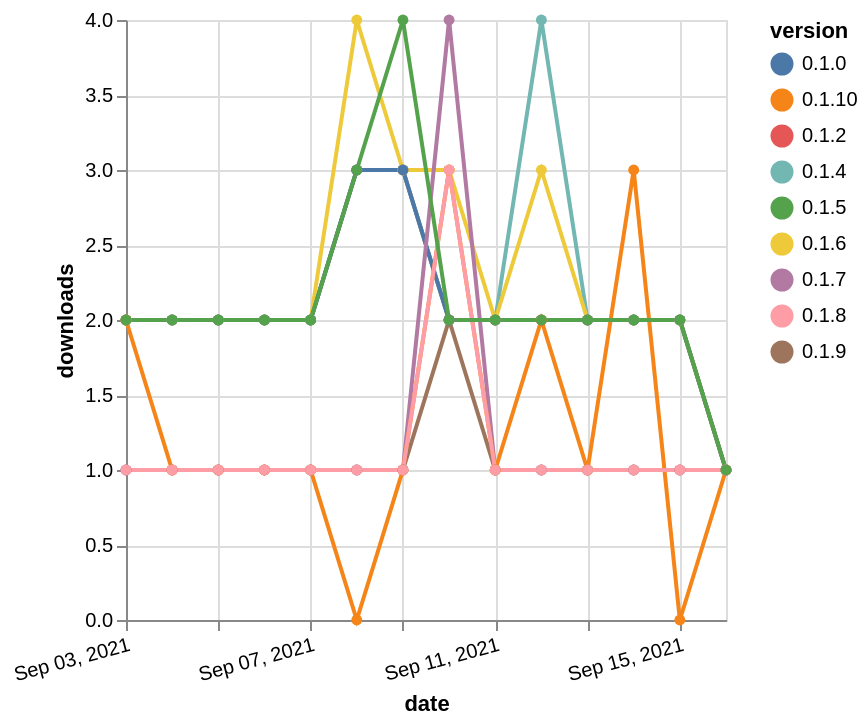

Here is the Vega-Lite specification saved for this chart:
### Vega-Lite specification from a JSON file in a GitHub repository (floating-point values rounded to 4 significant figures)
{"$schema": "https://vega.github.io/schema/vega-lite/v5.json", "description": "A simple bar chart with embedded data.", "data": {"values": [{"date": "2021-09-03", "total": 1766, "delta": 2, "version": "0.1.2"}, {"date": "2021-09-04", "total": 1768, "delta": 2, "version": "0.1.2"}, {"date": "2021-09-05", "total": 1770, "delta": 2, "version": "0.1.2"}, {"date": "2021-09-06", "total": 1772, "delta": 2, "version": "0.1.2"}, {"date": "2021-09-07", "total": 1774, "delta": 2, "version": "0.1.2"}, {"date": "2021-09-08", "total": 1777, "delta": 3, "version": "0.1.2"}, {"date": "2021-09-09", "total": 1780, "delta": 3, "version": "0.1.2"}, {"date": "2021-09-10", "total": 1782, "delta": 2, "version": "0.1.2"}, {"date": "2021-09-11", "total": 1784, "delta": 2, "version": "0.1.2"}, {"date": "2021-09-12", "total": 1786, "delta": 2, "version": "0.1.2"}, {"date": "2021-09-13", "total": 1788, "delta": 2, "version": "0.1.2"}, {"date": "2021-09-14", "total": 1790, "delta": 2, "version": "0.1.2"}, {"date": "2021-09-15", "total": 1792, "delta": 2, "version": "0.1.2"}, {"date": "2021-09-16", "total": 1793, "delta": 1, "version": "0.1.2"}, {"date": "2021-09-03", "total": 1776, "delta": 2, "version": "0.1.4"}, {"date": "2021-09-04", "total": 1778, "delta": 2, "version": "0.1.4"}, {"date": "2021-09-05", "total": 1780, "delta": 2, "version": "0.1.4"}, {"date": "2021-09-06", "total": 1782, "delta": 2, "version": "0.1.4"}, {"date": "2021-09-07", "total": 1784, "delta": 2, "version": "0.1.4"}, {"date": "2021-09-08", "total": 1787, "delta": 3, "version": "0.1.4"}, {"date": "2021-09-09", "total": 1790, "delta": 3, "version": "0.1.4"}, {"date": "2021-09-10", "total": 1792, "delta": 2, "version": "0.1.4"}, {"date": "2021-09-11", "total": 1794, "delta": 2, "version": "0.1.4"}, {"date": "2021-09-12", "total": 1798, "delta": 4, "version": "0.1.4"}, {"date": "2021-09-13", "total": 1800, "delta": 2, "version": "0.1.4"}, {"date": "2021-09-14", "total": 1802, "delta": 2, "version": "0.1.4"}, {"date": "2021-09-15", "total": 1804, "delta": 2, "version": "0.1.4"}, {"date": "2021-09-16", "total": 1805, "delta": 1, "version": "0.1.4"}, {"date": "2021-09-03", "total": 168, "delta": 1, "version": "0.1.9"}, {"date": "2021-09-04", "total": 169, "delta": 1, "version": "0.1.9"}, {"date": "2021-09-05", "total": 170, "delta": 1, "version": "0.1.9"}, {"date": "2021-09-06", "total": 171, "delta": 1, "version": "0.1.9"}, {"date": "2021-09-07", "total": 172, "delta": 1, "version": "0.1.9"}, {"date": "2021-09-08", "total": 173, "delta": 1, "version": "0.1.9"}, {"date": "2021-09-09", "total": 174, "delta": 1, "version": "0.1.9"}, {"date": "2021-09-10", "total": 176, "delta": 2, "version": "0.1.9"}, {"date": "2021-09-11", "total": 177, "delta": 1, "version": "0.1.9"}, {"date": "2021-09-12", "total": 178, "delta": 1, "version": "0.1.9"}, {"date": "2021-09-13", "total": 179, "delta": 1, "version": "0.1.9"}, {"date": "2021-09-14", "total": 180, "delta": 1, "version": "0.1.9"}, {"date": "2021-09-15", "total": 181, "delta": 1, "version": "0.1.9"}, {"date": "2021-09-16", "total": 182, "delta": 1, "version": "0.1.9"}, {"date": "2021-09-03", "total": 1874, "delta": 2, "version": "0.1.6"}, {"date": "2021-09-04", "total": 1876, "delta": 2, "version": "0.1.6"}, {"date": "2021-09-05", "total": 1878, "delta": 2, "version": "0.1.6"}, {"date": "2021-09-06", "total": 1880, "delta": 2, "version": "0.1.6"}, {"date": "2021-09-07", "total": 1882, "delta": 2, "version": "0.1.6"}, {"date": "2021-09-08", "total": 1886, "delta": 4, "version": "0.1.6"}, {"date": "2021-09-09", "total": 1889, "delta": 3, "version": "0.1.6"}, {"date": "2021-09-10", "total": 1892, "delta": 3, "version": "0.1.6"}, {"date": "2021-09-11", "total": 1894, "delta": 2, "version": "0.1.6"}, {"date": "2021-09-12", "total": 1897, "delta": 3, "version": "0.1.6"}, {"date": "2021-09-13", "total": 1899, "delta": 2, "version": "0.1.6"}, {"date": "2021-09-14", "total": 1901, "delta": 2, "version": "0.1.6"}, {"date": "2021-09-15", "total": 1903, "delta": 2, "version": "0.1.6"}, {"date": "2021-09-16", "total": 1904, "delta": 1, "version": "0.1.6"}, {"date": "2021-09-03", "total": 1826, "delta": 2, "version": "0.1.0"}, {"date": "2021-09-04", "total": 1828, "delta": 2, "version": "0.1.0"}, {"date": "2021-09-05", "total": 1830, "delta": 2, "version": "0.1.0"}, {"date": "2021-09-06", "total": 1832, "delta": 2, "version": "0.1.0"}, {"date": "2021-09-07", "total": 1834, "delta": 2, "version": "0.1.0"}, {"date": "2021-09-08", "total": 1837, "delta": 3, "version": "0.1.0"}, {"date": "2021-09-09", "total": 1840, "delta": 3, "version": "0.1.0"}, {"date": "2021-09-10", "total": 1842, "delta": 2, "version": "0.1.0"}, {"date": "2021-09-11", "total": 1844, "delta": 2, "version": "0.1.0"}, {"date": "2021-09-12", "total": 1846, "delta": 2, "version": "0.1.0"}, {"date": "2021-09-13", "total": 1848, "delta": 2, "version": "0.1.0"}, {"date": "2021-09-14", "total": 1850, "delta": 2, "version": "0.1.0"}, {"date": "2021-09-15", "total": 1852, "delta": 2, "version": "0.1.0"}, {"date": "2021-09-16", "total": 1853, "delta": 1, "version": "0.1.0"}, {"date": "2021-09-03", "total": 358, "delta": 1, "version": "0.1.7"}, {"date": "2021-09-04", "total": 359, "delta": 1, "version": "0.1.7"}, {"date": "2021-09-05", "total": 360, "delta": 1, "version": "0.1.7"}, {"date": "2021-09-06", "total": 361, "delta": 1, "version": "0.1.7"}, {"date": "2021-09-07", "total": 362, "delta": 1, "version": "0.1.7"}, {"date": "2021-09-08", "total": 363, "delta": 1, "version": "0.1.7"}, {"date": "2021-09-09", "total": 364, "delta": 1, "version": "0.1.7"}, {"date": "2021-09-10", "total": 368, "delta": 4, "version": "0.1.7"}, {"date": "2021-09-11", "total": 369, "delta": 1, "version": "0.1.7"}, {"date": "2021-09-12", "total": 370, "delta": 1, "version": "0.1.7"}, {"date": "2021-09-13", "total": 371, "delta": 1, "version": "0.1.7"}, {"date": "2021-09-14", "total": 372, "delta": 1, "version": "0.1.7"}, {"date": "2021-09-15", "total": 373, "delta": 1, "version": "0.1.7"}, {"date": "2021-09-16", "total": 374, "delta": 1, "version": "0.1.7"}, {"date": "2021-09-03", "total": 216, "delta": 2, "version": "0.1.10"}, {"date": "2021-09-04", "total": 217, "delta": 1, "version": "0.1.10"}, {"date": "2021-09-05", "total": 218, "delta": 1, "version": "0.1.10"}, {"date": "2021-09-06", "total": 219, "delta": 1, "version": "0.1.10"}, {"date": "2021-09-07", "total": 220, "delta": 1, "version": "0.1.10"}, {"date": "2021-09-08", "total": 220, "delta": 0, "version": "0.1.10"}, {"date": "2021-09-09", "total": 221, "delta": 1, "version": "0.1.10"}, {"date": "2021-09-10", "total": 224, "delta": 3, "version": "0.1.10"}, {"date": "2021-09-11", "total": 225, "delta": 1, "version": "0.1.10"}, {"date": "2021-09-12", "total": 227, "delta": 2, "version": "0.1.10"}, {"date": "2021-09-13", "total": 228, "delta": 1, "version": "0.1.10"}, {"date": "2021-09-14", "total": 231, "delta": 3, "version": "0.1.10"}, {"date": "2021-09-15", "total": 231, "delta": 0, "version": "0.1.10"}, {"date": "2021-09-16", "total": 232, "delta": 1, "version": "0.1.10"}, {"date": "2021-09-03", "total": 243, "delta": 1, "version": "0.1.8"}, {"date": "2021-09-04", "total": 244, "delta": 1, "version": "0.1.8"}, {"date": "2021-09-05", "total": 245, "delta": 1, "version": "0.1.8"}, {"date": "2021-09-06", "total": 246, "delta": 1, "version": "0.1.8"}, {"date": "2021-09-07", "total": 247, "delta": 1, "version": "0.1.8"}, {"date": "2021-09-08", "total": 248, "delta": 1, "version": "0.1.8"}, {"date": "2021-09-09", "total": 249, "delta": 1, "version": "0.1.8"}, {"date": "2021-09-10", "total": 252, "delta": 3, "version": "0.1.8"}, {"date": "2021-09-11", "total": 253, "delta": 1, "version": "0.1.8"}, {"date": "2021-09-12", "total": 254, "delta": 1, "version": "0.1.8"}, {"date": "2021-09-13", "total": 255, "delta": 1, "version": "0.1.8"}, {"date": "2021-09-14", "total": 256, "delta": 1, "version": "0.1.8"}, {"date": "2021-09-15", "total": 257, "delta": 1, "version": "0.1.8"}, {"date": "2021-09-16", "total": 258, "delta": 1, "version": "0.1.8"}, {"date": "2021-09-03", "total": 1768, "delta": 2, "version": "0.1.5"}, {"date": "2021-09-04", "total": 1770, "delta": 2, "version": "0.1.5"}, {"date": "2021-09-05", "total": 1772, "delta": 2, "version": "0.1.5"}, {"date": "2021-09-06", "total": 1774, "delta": 2, "version": "0.1.5"}, {"date": "2021-09-07", "total": 1776, "delta": 2, "version": "0.1.5"}, {"date": "2021-09-08", "total": 1779, "delta": 3, "version": "0.1.5"}, {"date": "2021-09-09", "total": 1783, "delta": 4, "version": "0.1.5"}, {"date": "2021-09-10", "total": 1785, "delta": 2, "version": "0.1.5"}, {"date": "2021-09-11", "total": 1787, "delta": 2, "version": "0.1.5"}, {"date": "2021-09-12", "total": 1789, "delta": 2, "version": "0.1.5"}, {"date": "2021-09-13", "total": 1791, "delta": 2, "version": "0.1.5"}, {"date": "2021-09-14", "total": 1793, "delta": 2, "version": "0.1.5"}, {"date": "2021-09-15", "total": 1795, "delta": 2, "version": "0.1.5"}, {"date": "2021-09-16", "total": 1796, "delta": 1, "version": "0.1.5"}]}, "width": "container", "mark": {"type": "line", "point": {"filled": true}}, "encoding": {"x": {"field": "date", "type": "temporal", "timeUnit": "yearmonthdate", "title": "date", "axis": {"labelAngle": -15}}, "y": {"field": "delta", "type": "quantitative", "title": "downloads"}, "color": {"field": "version", "type": "nominal"}, "tooltip": {"field": "delta"}}}
